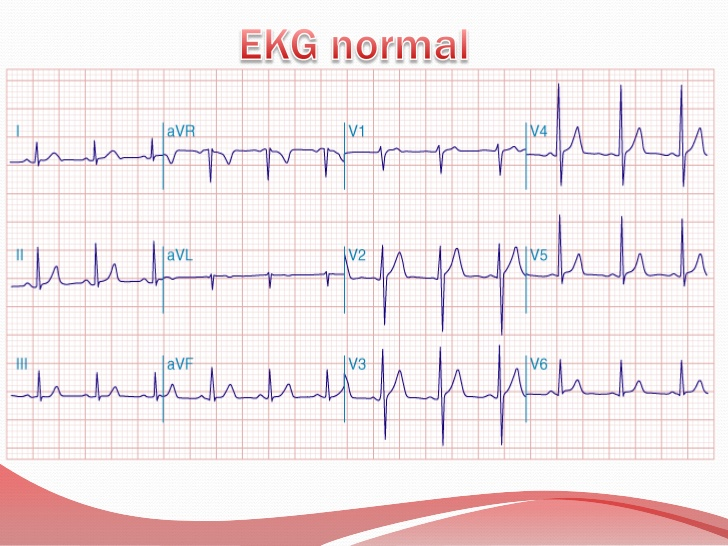
#> input picture recursos/demos/electro/imagenes/separa/e1.jpg, 728 x 546 px
$ jupyter execute '4. Filtros para la cuadrícula.ipynb'   (shell and % lines are left out)
#> lines starting #> are read from the running program, lines starting #| are printed output that depends on the picture
# Aplicando filtros para conocer la cuadrícula y las ondas
Los filtros se pueden aplicar para ejecutar multitud de acciones. Una de estas acciones es la detección de bordes. Es decir, cuando hay un cambio de intensidad importante. Esto es importante para la detección de la cuadrícula, así como también podemos aplicarlos para destacar aún más las ondas.

Es importante saber cuando aplicar estos filtros, pues a veces pueden aumentar el ruido de la imagen. Puedes consultar la documentación que habla de los filtros pulsando [aquí](https://opencv-python-tutroals.readthedocs.io/en/latest/py_tutorials/py_imgproc/py_filtering/py_filtering.html "Ir a la Documentación").

### Creamos el código base para el programa

[cell 1]
import numpy as np
import matplotlib.image as mpimg  # librería usada para leer imágenes
import matplotlib.pyplot as plt
import cv2  # librería de visión por computador


# Lee la imagen
impath ='imagenes/separa/e1.jpg'
# Cargamos la imagen en librería OpenCV
imagecv = cv2.imread(impath)
#> imagecv is the input picture: shape (546, 728, 3); mean B, G, R 233.1, 231.4, 242.4
# Mostramos por pantalla las características de la imagen
print( 'La imagen es, ', type(imagecv), 'de dimensiones ', imagecv.shape )
#| La imagen es,  <class 'numpy.ndarray'> de dimensiones  (546, 728, 3)

imcopy = np.copy(imagecv)
imcopy = cv2.cvtColor(imcopy, cv2.COLOR_BGR2RGB)
imgris = cv2.cvtColor(imcopy, cv2.COLOR_RGB2GRAY)
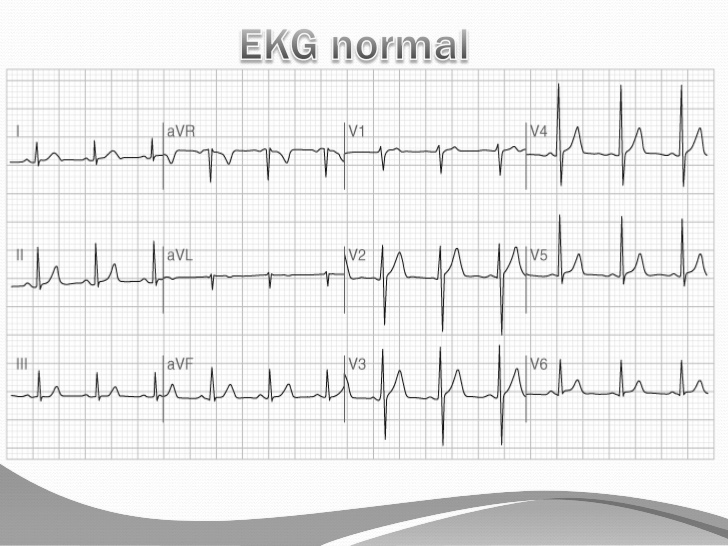
#> imgris: shape (546, 728); min 16, max 255, mean 234.9
plt.imshow(imcopy)

### Aplicamos los filtros
Se puede pasar un filtro que destaque sólo los cambios que se producen en horizontal. Este tipo de filtro nos ayudará a saber dónde está la referencia del voltaje en el electrocardiograma.

[cell 2]
# aplicando el filtro sobel

filtro_sY = np.array([ [-1, -2, -1],
                    [0, 0, 0],
                    [1, 2, 1]])

imgfiltrada = cv2.filter2D(imgris, -1, filtro_sY)
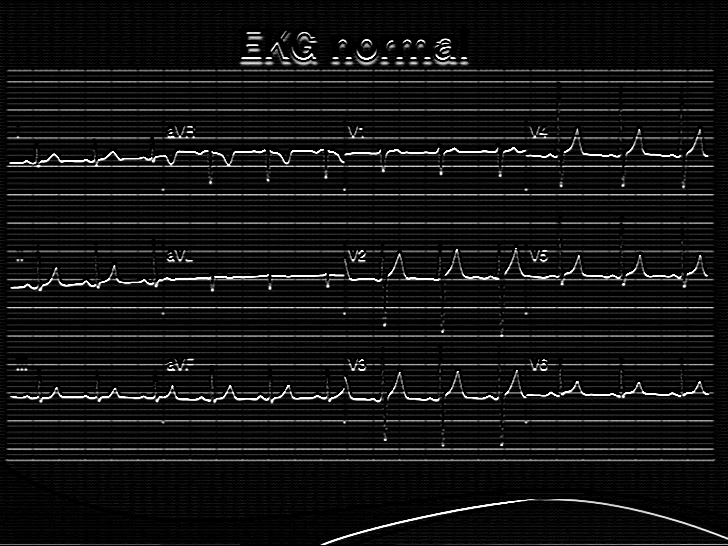
#> imgfiltrada: shape (546, 728); min 0, max 255, mean 18.4
imgfiltY = np.copy(imgfiltrada)

# Muestra las imágenes
f, (ax1,ax2) = plt.subplots(1, 2, figsize=(20,10))

ax1.imshow(imcopy)
ax2.imshow(imgfiltrada, cmap='gray')
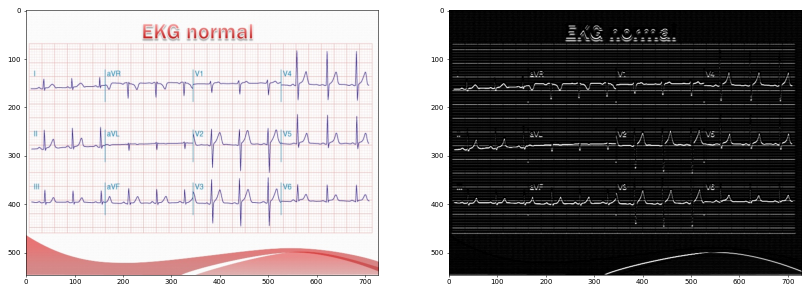
#> figure drawn by matplotlib, 2 panels

Podemos también hacer lo mismo para averiguar dónde está la cuadrícula en vertical. Es decir, con este método podemos destacar las líneas que hacen referencia al tiempo. Sobre estas líneas se podrían realizar múltiples cálculos, sacar el tamaño de los cuadrados en píxeles y tras esto, analizar sólamente la onda en función de estos.

[cell 3]
# aplicando el filtro sobel
filtro_sX = np.array([ [-1, 0, 1],
                    [-2, 0, 2],
                    [-1, 0, 1]])

imgfiltrada = cv2.filter2D(imgris, -1, filtro_sX)
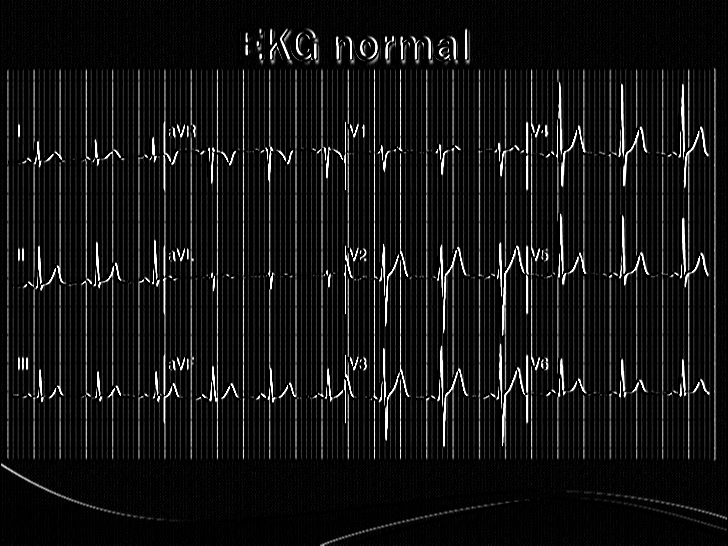
#> imgfiltrada: shape (546, 728); min 0, max 255, mean 19.3
imgfiltX = np.copy(imgfiltrada)

# Muestra las imágenes
f, (ax1,ax2) = plt.subplots(1, 2, figsize=(20,10))

ax1.imshow(imagecv)
ax2.imshow(imgfiltrada, cmap='gray')
#> figure, not shown here; B, G, R data is drawn as R, G, B

También podemos aplicar un filtro que destaque tanto la vertical como la horizontal.

[cell 4]
# aplicando el filtro sobel
filtro_sXY = np.array([ [0, -1, 0],
                    [-1, 4, -1],
                    [0, -1, 0]])

imgfiltrada = cv2.filter2D(imgris, -1, filtro_sXY)
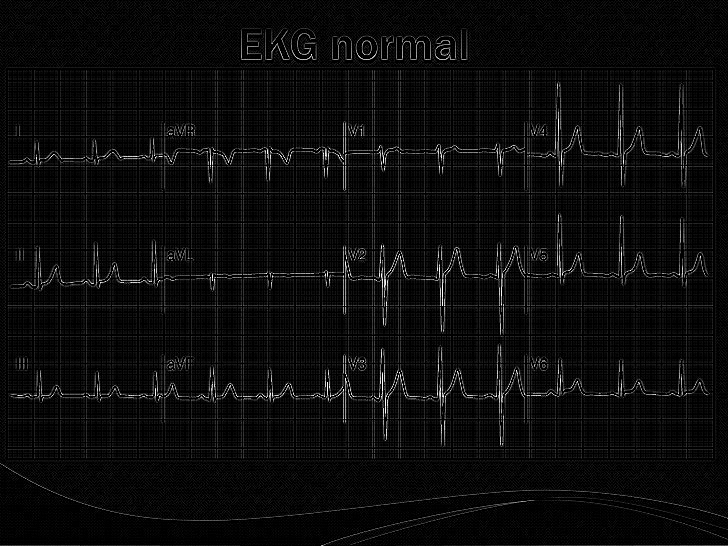
#> imgfiltrada: shape (546, 728); min 0, max 255, mean 11.5
imgfiltXY = np.copy(imgfiltrada)
# Muestra las imágenes
f, (ax1,ax2) = plt.subplots(1, 2, figsize=(20,10))

ax1.imshow(imagecv)
ax2.imshow(imgfiltrada, cmap='gray')
#> figure, not shown here; B, G, R data is drawn as R, G, B

Incluso puede ser útil para imágenes no tan bien formateadas.

### Conversión a imagen binaria
Podemos incluso destacar aún más la diferencia. Es decir que la imagen a formar sea sólo uno o cero, que exagere aún más los bordes, por ejemplo para encontrar la cuadrícula más grande, la formada por 5 cuadritos o unidades.

Puedes ver como usar la función [threshold](https://docs.opencv.org/2.4/modules/imgproc/doc/miscellaneous_transformations.html?highlight=threshold#threshold "Documentación") así como las [características](https://docs.opencv.org/2.4/doc/tutorials/imgproc/threshold/threshold.html "Operación") que tiene esta operación.

[cell 5]
# Puedes ver el resultado sobre imgfiltX, imgfiltY, imgfiltXY
retval, imgbin = cv2.threshold(imgfiltXY, 80, 255, cv2.THRESH_BINARY)
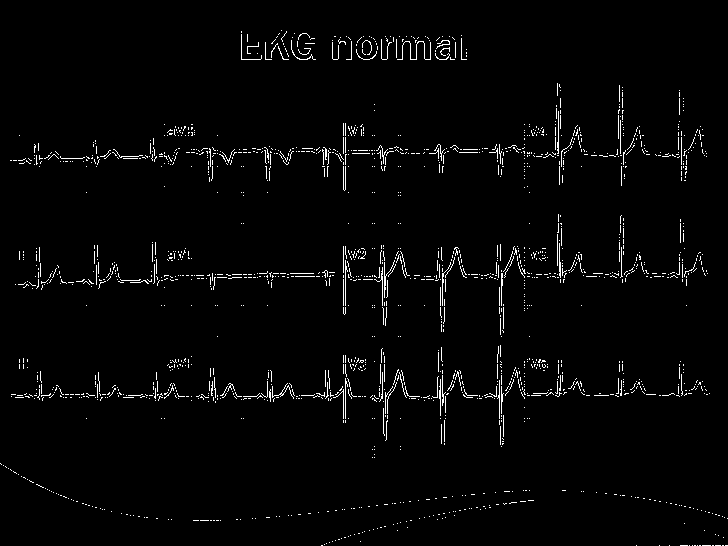
#> imgbin: shape (546, 728); 2.3% white in thin lines or dots
# Muestra las imágenes
f, (ax1,ax2) = plt.subplots(1, 2, figsize=(20,10))

ax1.imshow(imgfiltrada)
ax2.imshow(imgbin, cmap='gray')

[cell 6]
# Lee la imagen
impath ='imagenes/separa/l3.jpg'
# Puedes usar la imagen l1.jpg , l2.jpg o l3.jpg
# Especialmente útil para imágenes con gran contraste como es el caso de l3.jpg con el filtro en X o en Y

# Cargamos la imagen en librería OpenCV
imagecv2 = cv2.imread(impath)
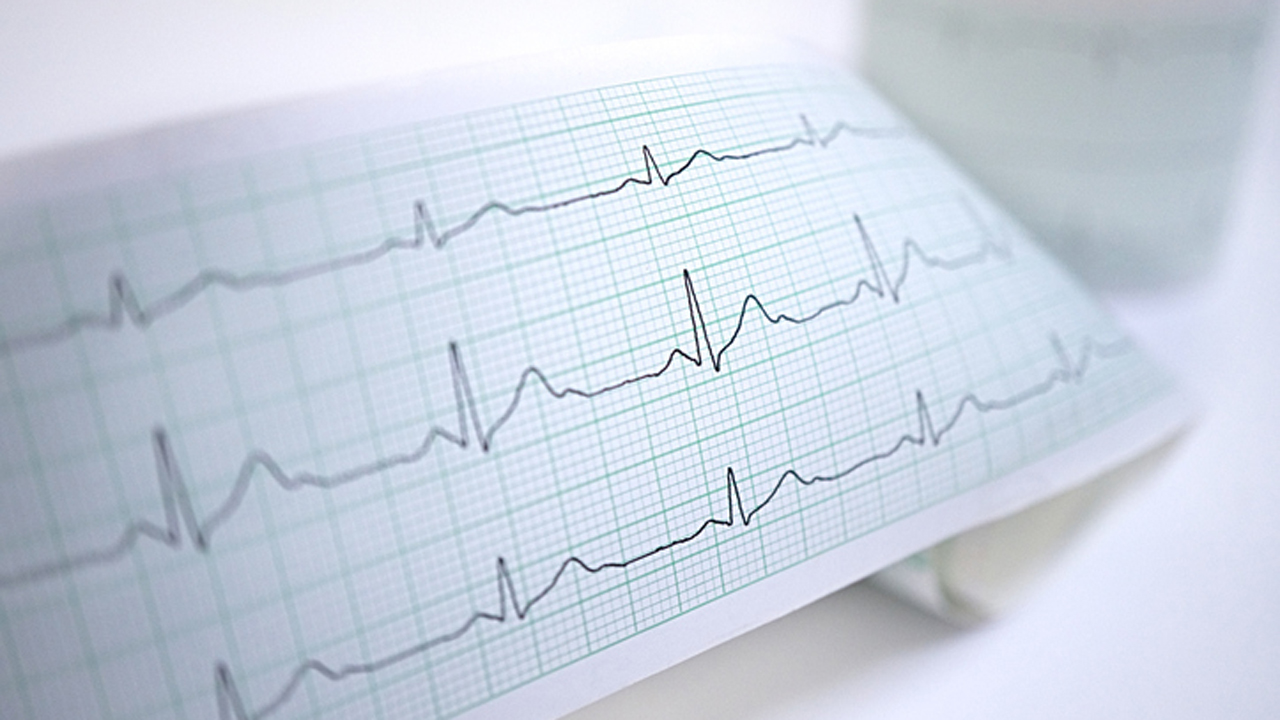
#> input picture recursos/demos/electro/imagenes/separa/l3.jpg, 1280 x 720 px
#> imagecv2 is the input picture: shape (720, 1280, 3); mean B, G, R 223.3, 210.2, 201.2
imcopy2 = np.copy(imagecv2)
imcopy2 = cv2.cvtColor(imcopy2, cv2.COLOR_BGR2RGB)
imgris2 = cv2.cvtColor(imcopy2, cv2.COLOR_RGB2GRAY)

# Aplicamos el filtro que queramos X, Y o XY
imgfiltrada2 = cv2.filter2D(imgris2, -1, filtro_sY)
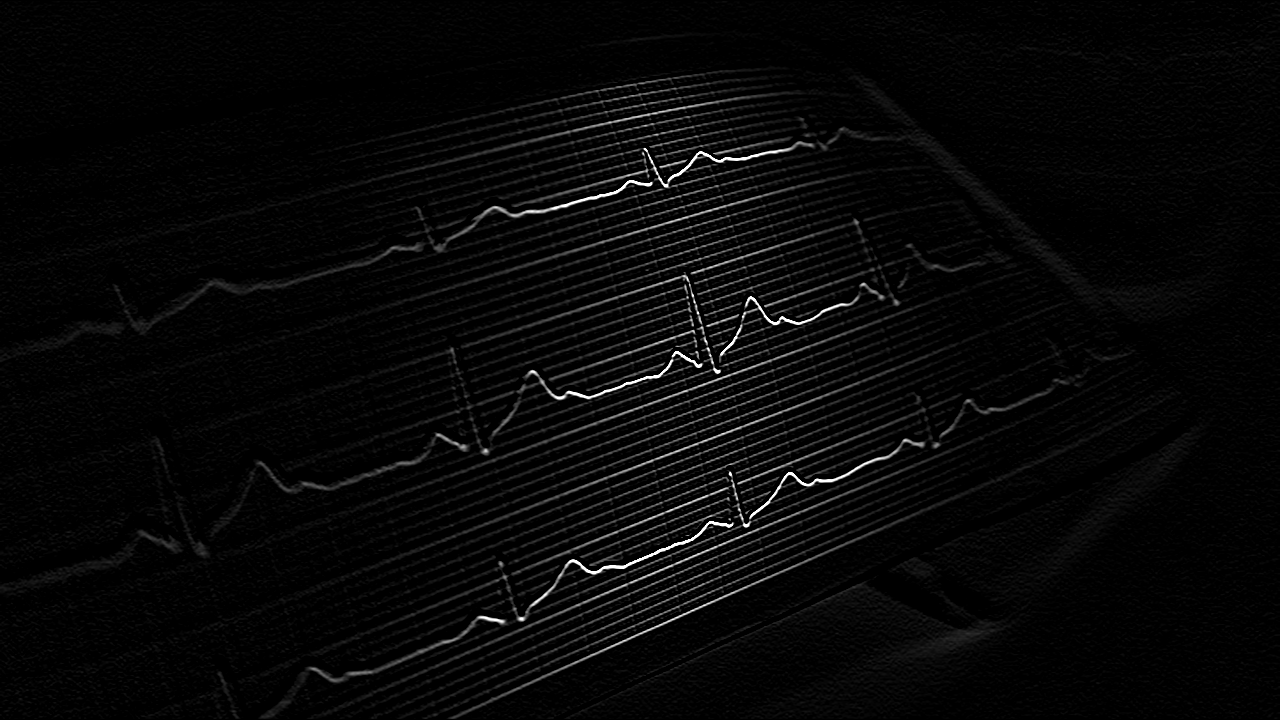
#> imgfiltrada2: shape (720, 1280); min 0, max 255, mean 7.5
imgfiltXY2 = np.copy(imgfiltrada2)
# Muestra las imágenes
f, (ax1,ax2) = plt.subplots(1, 2, figsize=(20,10))

ax1.imshow(imagecv2)
ax2.imshow(imgfiltrada2, cmap='gray')
#> figure, not shown here; B, G, R data is drawn as R, G, B
